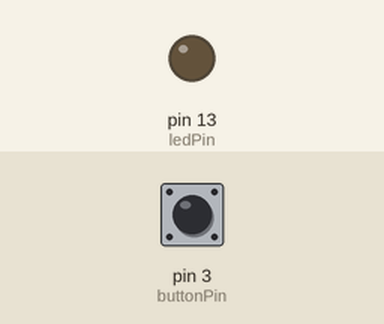
Simulated run of this sketch. Board: Arduino Uno, built with avr-gcc and run on an emulated ATmega328P. Parts: output pins drawn as LEDs (lit = HIGH). The inputs (shaded band) are chosen by the test bench; at power-on: pin 3 (buttonPin) LOW.

Above: at 1.2 s.
1.3 s: pin 3 (buttonPin) pulled HIGH for 0.15 s
At 1.37 s:
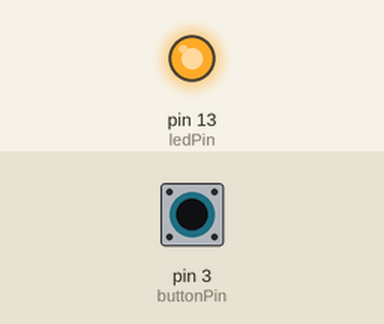
2.9 s: pin 3 (buttonPin) pulled HIGH for 3.2 s
At 7.3 s:
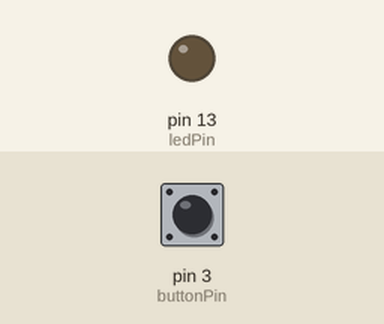
Timing chart, 0 to 8.8 s (numbered marks = the images above; inputs shaded):
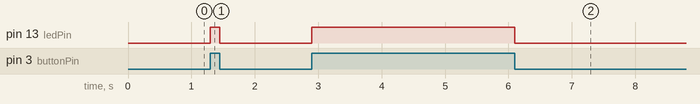

The sketch:

6.5.1.ino
```cpp
//버튼 예제
//LED는 핀 13에 버튼은 핀 3에 풀업으로 연결

// const는 변경하지 않음
// 핀번호 설정:
const int buttonPin = 3;     // 푸시버튼의 핀 번호
const int ledPin =  13;      // LED의 핀번호

// 변수는 변경될 수 있음:
int buttonState = 0;         // 푸시버튼을 읽는 변수

void setup() {
  // LED 핀을 출력으로 초기화:
  pinMode(ledPin, OUTPUT);
  // 푸시버튼 핀을 입력으로 초기화:
  pinMode(buttonPin, INPUT);
}

void loop() {
  // 푸시 버튼 값의 상태를 읽음:
  buttonState = digitalRead(buttonPin);

  // 푸시버튼이 눌려있는 지 확인.
  // 만일 buttonState가 HIGH이면:
  if (buttonState == HIGH) {
    // LED를 켠다:
    digitalWrite(ledPin, HIGH);
  }
  else {
    // LED를 끈다:
    digitalWrite(ledPin, LOW);
  }
}
```

Measured:
- after the input at 1.3 s, pin 13 (ledPin): LOW → HIGH at once, → LOW 0.15 s later
- after the input at 2.9 s, pin 13 (ledPin): LOW → HIGH at once, → LOW 3.2 s later
